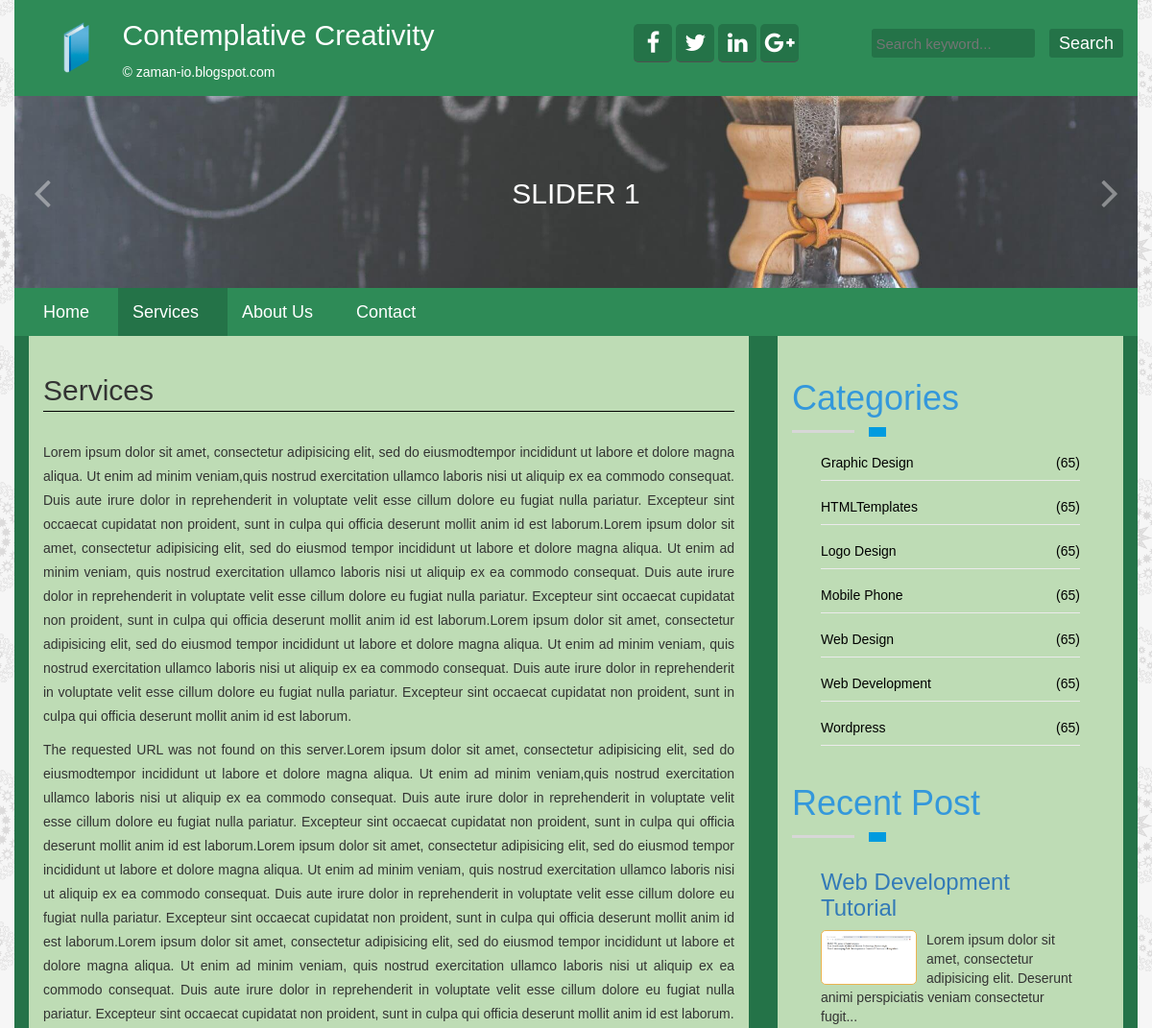
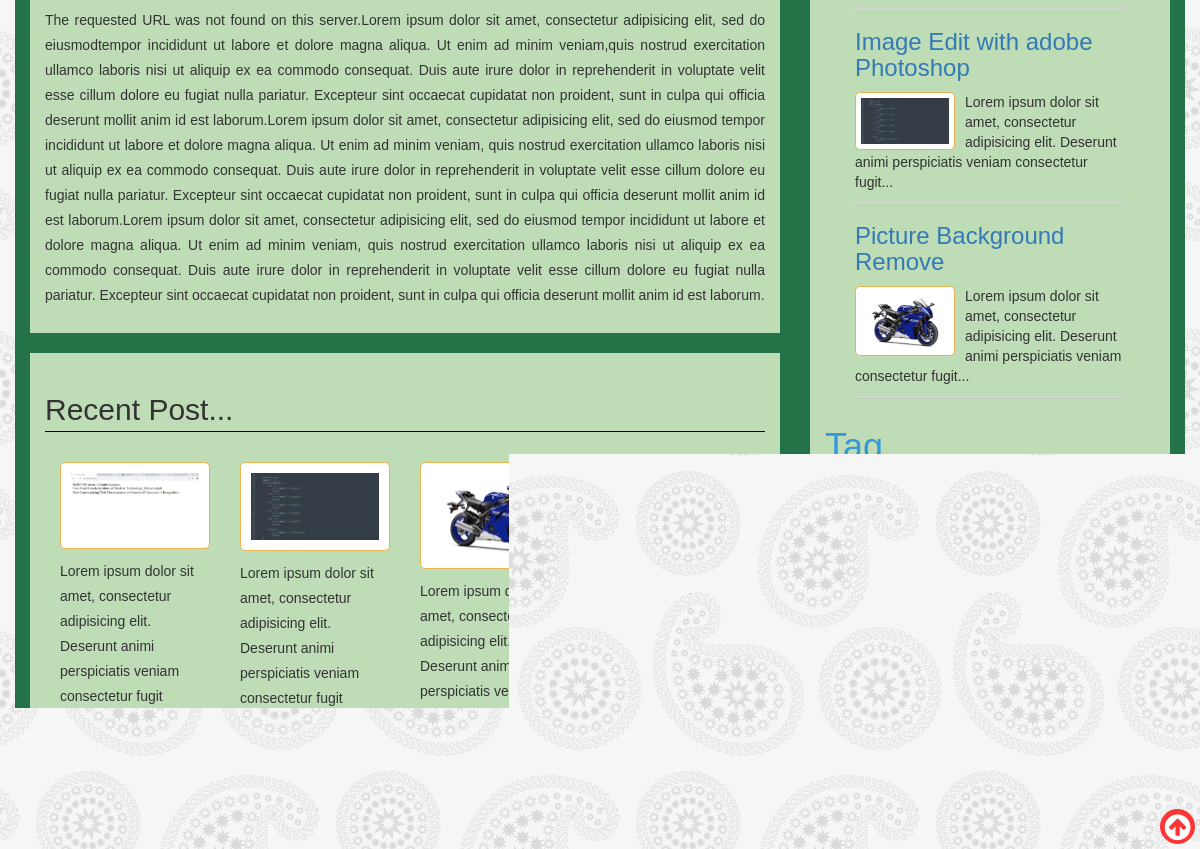
The page /page.php?page=1 on the database its author committed (2 pictures, top to bottom).
### tables this page shows
CREATE TABLE `sitetitle_table` (
  `id` int(11) NOT NULL DEFAULT '1',
  `title` varchar(255) NOT NULL,
  `slogan` varchar(255) NOT NULL,
  `logo` varchar(255) NOT NULL
);

CREATE TABLE `social_table` (
  `id` int(11) NOT NULL DEFAULT '1',
  `facebook` varchar(255) NOT NULL,
  `twitter` varchar(255) NOT NULL,
  `linkedin` varchar(255) NOT NULL,
  `google` varchar(255) NOT NULL
);

CREATE TABLE `page_table` (
  `id` int(11) NOT NULL,
  `name` varchar(255) NOT NULL,
  `pagebody` text NOT NULL
);

CREATE TABLE `post_table` (
  `id` int(11) NOT NULL,
  `cat` int(11) NOT NULL,
  `title` varchar(255) NOT NULL,
  `body` text NOT NULL,
  `image` varchar(255) NOT NULL,
  `author` varchar(50) NOT NULL,
  `tags` varchar(255) NOT NULL,
  `date` timestamp NOT NULL DEFAULT CURRENT_TIMESTAMP,
  `userid` varchar(255) NOT NULL
);

CREATE TABLE `category_table` (
  `id` int(11) NOT NULL,
  `name` varchar(55) NOT NULL
);

CREATE TABLE `footer_table` (
  `id` int(11) NOT NULL DEFAULT '1',
  `note` varchar(255) NOT NULL
);

### lib/Database.php (called while the page is built, shortened)
<?php
Class Database{
	public $host   = DB_HOST;
	public $user   = DB_USER;
	public $pass   = DB_PASS;
	public $dbname = DB_NAME;
	public $link;
	private function dbConnect(){
	$this->link = new mysqli($this->host, $this->user, $this->pass, $this->dbname);
 }
    public function readData($query){
        $result = $this->link->query($query) or die($this->link->error.__LINE__);
        if($result->num_rows > 0){
            return $result;
        }
        else {
            return false;
        }
    }
}

### lib/Helpers.php (called while the page is built, shortened)
<?php
class Helpers{
	public function textShorten($text, $limit){
		$text = $text." ";
		$text = substr($text, 0, $limit);
		$text = substr($text, 0, strrpos($text, ' '));
		$text = $text."...";
		return $text;
	}
}
?>

### page.php (the view, shortened to what this page needs)
<?php include "inc/header.php";?>
<section class="contane-area">
    <div class="container container-bg">
        <div class="row">
            <div class="col-md-8">
                <div class="post-area container-inner-bg">
                    <?php
                        if (!isset($_GET['page']) OR $_GET['page'] == NULL) {
                            header("Location: index.php");
                        }
                        else{
                            $id = $_GET['page'];
                            $query = "SELECT * FROM page_table WHERE id= '$id'";
                            $categories = $db->readData($query);
                            if ($categories) {
                                while ($results = $categories->fetch_assoc()) {
                    ?>
                    <div class="main-post">
                        <h2><?php echo $results['name']; ?></h2>
                        <p><?php echo $results['pagebody']; ?></p>
                    </div>
                    <?php } } } ?>
                </div>
                <div class="related-post container-inner-bg">
                    <h2>Recent Post...</h2>
                    <?php
                        $query = "SELECT * FROM post_table ORDER BY id DESC LIMIT 4";
                        $post = $db->readData($query);
                        if ($post) {
                            while ($results = $post->fetch_assoc()) {
                    ?>
                    <div class="rel-post col-md-3">
                        <?php
                            if($results['image']) {
                        ?>
                        <a href="readpost.php?postid=<?php echo $results['id']; ?>">
                            <img src="admin/<?php echo $results['image']; ?>" alt="post image"/>
                        </a>
                        <?php } ?>
                        <div class="post-contane">
                            <p>
                                <?php echo $Helpers->textShorten($results['body'], 132); ?>
                            </p>
                        </div>
                    </div>
                    <?php } }else{ echo "<div class='alert alert-warning'>No Post Avaliable In This Time....!!</div>"; } ?>
                </div>
            </div>
            <?php include "inc/sidebar.php"; ?>
        </div>
    </div>
</section>
<?php include "inc/footer.php";?>

### inc/header.php (shortened to what this page needs)
<?php include "lib/Database.php";?>
<?php include "lib/Helpers.php";?>
<?php
    $db = new Database();
    $Helpers = new Helpers();
?>
<!DOCTYPE html>
<html lang="en">
<head>
    <link rel="stylesheet" href="assets/css/bootstrap.css">
    <link rel="stylesheet" href="assets/css/font-awesome.css">
    <link rel="stylesheet" href="style.css">
    <?php
        $query = "SELECT * FROM theme_table WHERE id = '1'";
        $theme = $db->readData($query);
        if ($theme) {
            $result = $theme->fetch_assoc();
            if ($result['name'] == 'Teal') {
    ?>
    <link rel="stylesheet" href="assets/theme/teal.css">
    <?php }elseif($result['name'] == 'Green'){ ?>
    <link rel="stylesheet" href="assets/theme/green.css">
    <?php }elseif($result['name'] == 'Brown'){?>
    <link rel="stylesheet" href="assets/theme/brown.css">
    <?php } }else{ ?>
    <link rel="stylesheet" href="style.css">
    <?php } ?>
    <link rel="stylesheet" href="assets/css/responsive.css">
</head>
<body>
    <section class="header-area">
        <div class="container header-bg">
            <div class="row">
                <?php
                    $query = "SELECT * FROM sitetitle_table";
                    $siteinfo = $db->readData($query);
                    if ($siteinfo) {
                        while ($result = $siteinfo->fetch_assoc()) {
                ?>
                <div class="col-md-1">
                    <div class="logo-img">
                        <a href="index.php"><img src="admin/<?php echo $result['logo'] ?>" alt="logo"></a>
                    </div>
                </div>
                <div class="col-md-5">
                    <div class="site-title">
                        <h2>
                            <?php echo $result['title'] ?>
                        </h2>
                        <p>&copy;
                            <?php echo $result['slogan'] ?>
                        </p>
                    </div>
                </div>
                <?php } } ?>
                <div class="col-md-3">
                    <?php
                        $query = "SELECT * FROM social_table";
                        $sociallink = $db->readData($query);
                        if ($sociallink) {
                            while ($result = $sociallink->fetch_assoc()) {
                    ?>
                    <div class="social-icon text-center">
                        <a href="<?php echo $result['facebook']; ?>" id="social-link" target="_blank"><i class="fa fa-facebook" aria-hidden="true"></i></a>
                        <a href="<?php echo $result['twitter']; ?>" id="social-link" target="_blank"><i class="fa fa-twitter" aria-hidden="true"></i></a>
                        <a href="<?php echo $result['linkedin']; ?>" id="social-link" target="_blank"><i class="fa fa-linkedin" aria-hidden="true"></i></a>
                        <a href="<?php echo $result['google']; ?>" id="social-link" target="_blank"><i class="fa fa-google-plus" aria-hidden="true"></i></a>
                    </div>
                   <?php } } ?>
                </div>
                <div class="col-md-3">
                    <div class="searchbtn">
                        <form action="search.php" method="GET">
                            <div class="ipsearch">
                                <input type="text" name="search" placeholder="Search keyword...">
                            </div>
                            <div class="ipsubmit">
                                <input type="submit" name="submit" value="Search">
                            </div>
                        </form>
                    </div>
                </div>
            </div>
        </div>
    </section>
    <section class="slider-area">
        <div class="container">
            <div class="row">
                <div id="slider-carousel" class="carousel slide" data-ride="carousel">
                    <div class="carousel-inner" role="listbox">
                        <div class="item active">
                            <div class="banner-area slider-bg1">
                                <div class="slider-text text-center">
                                    <h2>SLIDER 1</h2>
                                </div>
                            </div>
                        </div>
                    </div>
                    <a class="left slider-control" href="#slider-carousel" role="button" data-slide="prev"><i class="fa fa-angle-left"></i></a>
                    <a class="right slider-control" href="#slider-carousel" role="button" data-slide="next"><i class="fa fa-angle-right"></i></a>
                </div>
            </div>
        </div>
    </section>
    <section class="menu-area">
        <div class="container menu-bg">
            <div class="row">
                <div class="col-md-12">
                    <div class="main-manu">
                        <ul class="nav navbar-nav">
                            <?php
                                $path = $_SERVER['SCRIPT_FILENAME'];
                                $cpage = basename($path, '.php');
                            ?>
                            <li <?php if ($cpage=='index' ){ echo "class='active'"; } ?> ><a href="index.php">home</a></li>
                            <?php
                                $query = "SELECT * FROM page_table";
                                $page = $db->readData($query);
                                if ($page) {
                                    while ($result = $page->fetch_assoc()) {
                            ?>
                            <li <?php if (isset($_GET[ 'page']) && $_GET[ 'page'] == $result[ 'id']) { echo "class='active'"; } ?>
                                >
                                <a href="page.php?page=<?php echo $result['id']; ?>">
                                    <?php echo $result['name']; ?>
                                </a>
                            </li>
                            <?php } } ?>
                            <li <?php if ($cpage=='contact' ){ echo "class='active'"; } ?> ><a href="contact.php">Contact</a></li>
                        </ul>
                    </div>
                </div>
            </div>
        </div>
    </section>

### inc/sidebar.php
<div class="col-md-4">
    <div class="sideber-area container-inner-bg">
        <div class="blog-post">
            <div class="sidebar-p">
                <h1 class="section-title">Categories</h1>
                <div class="row">
                    <div class="col-md-10 col-md-offset-1">
                        <div class="articles-post">
                            <?php
                                $query = "SELECT * FROM category_table ORDER BY name ASC";
                                $categories = $db->readData($query);
                                if ($categories) {
                                    while ($results = $categories->fetch_assoc()) {
                            ?>
                            <ul class="articles-link">
                                <li><a href="posts.php?categories=<?php echo $results['id']; ?>"><?php echo $results['name']; ?><span class="floatright">(65)</span></a></li>
                            </ul>
                            <?php } } else{ ?>
                            <ul class="articles-link">
                                <li><div class="alert alert-warning">No Categories</div></li>
                            </ul>
                            <?php } ?>
                        </div>
                    </div>
                </div>
            </div>
            <div class="sidebar-p">
                <h1 class="section-title">Recent Post</h1>
                <div class="row">
                    <div class="col-md-10 col-md-offset-1">
                        <?php
                        $query = "SELECT * FROM post_table ORDER BY id DESC LIMIT 3 ";
                        $recentpost = $db->readData($query);
                            if ($recentpost) {
                                while ($results = $recentpost->fetch_assoc()) {
                        ?>
                        <div class="recent-articles">
                            <h3><a href="readpost.php?postid=<?php echo $results['id']; ?>"><?php echo $results['title']; ?></a></h3>
                            <?php
                                if($results['image']) {
                            ?>
                            <a href="readpost.php?postid=<?php echo $results['id']; ?>">
                                <img src="admin/<?php echo $results['image']; ?>" alt="post image"/>
                            </a>
                            <?php } ?>
                            <p><?php echo $Helpers->textShorten($results['body'], 120); ?></p>
                        </div>
                        <?php } }else{ echo "<div class='alert alert-warning'>No Post Avaliable In This Time....!!</div>"; } ?>
                    </div>
                </div>
            </div>
            <div class="sidebar-p">
                <h1 class="section-title">Tag</h1>
                <div class="row">
                    <div class="col-md-8 col-md-offset-2">
                        <div class="tag-section">
                            <a href="" class="tag-link">Business</a>
                            <a href="" class="tag-link">corporate</a>
                            <a href="" class="tag-link">web</a>
                            <a href="" class="tag-link">onepage</a>
                            <a href="" class="tag-link">agency</a>
                        </div>
                    </div>
                </div>
            </div>
        </div>
    </div>
</div>

### inc/footer.php (shortened to what this page needs)
        <section class="footer-area">
            <div class="container footer-bg">
                <div class="row">
                    <div class="col-md-5 col-md-offset-3">
                        <div class="footer-text">
                            <?php
                                $query = "SELECT * FROM footer_table";
                                $copyright = $db->readData($query);
                                if ($copyright) {
                                    while ($result = $copyright->fetch_assoc()) {
                            ?>
                            <p>&copy; <?php echo $result['note']; ?></p>
                            <?php } } ?>
                        </div>
                    </div>
                    <div class="col-md-4">
                        <?php
                            $query = "SELECT * FROM social_table";
                            $sociallink = $db->readData($query);
                            if ($sociallink) {
                                while ($result = $sociallink->fetch_assoc()) {
                        ?>
                        <div class="footer-social text-center">
                            <a href="<?php echo $result['facebook']; ?>" id="social-link" target="_blank"><i class="fa fa-facebook" aria-hidden="true"></i></a>
                            <a href="<?php echo $result['twitter']; ?>" id="social-link" target="_blank"><i class="fa fa-twitter" aria-hidden="true"></i></a>
                            <a href="<?php echo $result['linkedin']; ?>" id="social-link" target="_blank"><i class="fa fa-linkedin" aria-hidden="true"></i></a>
                            <a href="<?php echo $result['google']; ?>" id="social-link" target="_blank"><i class="fa fa-google-plus" aria-hidden="true"></i></a>
                        </div>
                        <?php } } ?>
                    </div>
                </div>
            </div>
        </section>
        <div class="scroll-top">
            <a class="smooth-scroll" href="#scroll-top"><i class="fa fa-arrow-circle-up" aria-hidden="true"></i></a>
        </div>
    </body>
</html>

### rows shown on the page
sitetitle_table: logo (picture), title "Contemplative Creativity", slogan "zaman-io.blogspot.com"
page_table: name "Services", pagebody "Lorem ipsum dolor sit amet, consectetur adipisicing elit, sed do eiusmodtempor incididunt ut labore et dolore magna aliqua. Ut enim ad minim veniam,quis nostrud exercitation ullamco laboris nisi ut aliquip ex ea commodo consequat. Duis aute irure dolor in reprehenderit in voluptate velit esse cillum dolore eu fugiat nulla pariatur. Excepteur sint occaecat cupidatat non proident, sunt in culpa qui officia deserunt mollit anim id est laborum.Lorem ipsum dolor sit amet, consectetur adipisicing elit, sed do eiusmod tempor incididunt ut labore et dolore magna aliqua. Ut enim ad minim veniam, quis nostrud exercitation ullamco laboris nisi ut aliquip ex ea commodo consequat. Duis aute irure dolor…"
page_table: name "About Us"
post_table: image (picture), body "Lorem ipsum dolor sit amet, consectetur adipisicing elit. Deserunt animi perspiciatis veniam consectetur fugit quidem delectus...", title "Web Development Tutorial", body "Lorem ipsum dolor sit amet, consectetur adipisicing elit. Deserunt animi perspiciatis veniam consectetur fugit..."
post_table: image (picture), body "Lorem ipsum dolor sit amet, consectetur adipisicing elit. Deserunt animi perspiciatis veniam consectetur fugit quidem delectus...", title "Image Edit with adobe Photoshop", body "Lorem ipsum dolor sit amet, consectetur adipisicing elit. Deserunt animi perspiciatis veniam consectetur fugit..."
post_table: image (picture), body "Lorem ipsum dolor sit amet, consectetur adipisicing elit. Deserunt animi perspiciatis veniam consectetur fugit quidem delectus...", title "Picture Background Remove", body "Lorem ipsum dolor sit amet, consectetur adipisicing elit. Deserunt animi perspiciatis veniam consectetur fugit..."
post_table: image (picture), body "Lorem ipsum dolor sit amet, consectetur adipisicing elit. Deserunt animi perspiciatis veniam consectetur fugit quidem delectus..."
category_table: name "Graphic Design"
category_table: name "HTMLTemplates"
category_table: name "Logo Design"
category_table: name "Mobile Phone"
category_table: name "Web Design"
category_table: name "Web Development"
category_table: name "Wordpress"
footer_table: note "Copyright 2018 Made by Zaman. All Rights Reserved"
